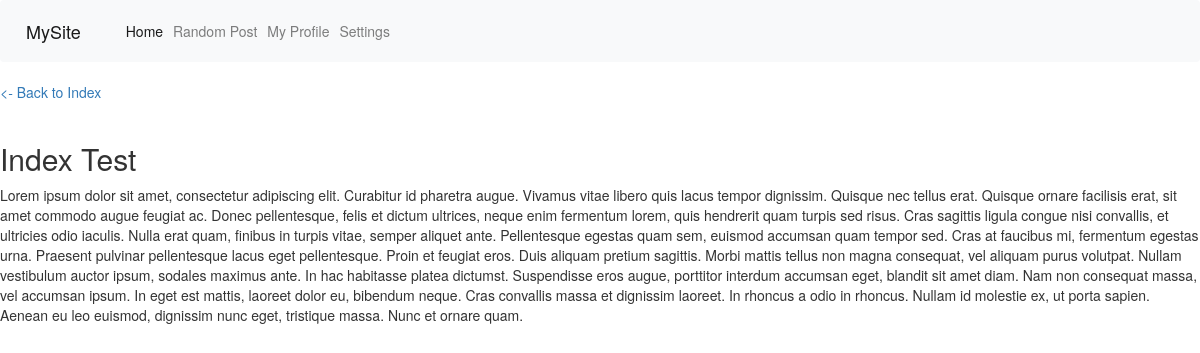
Page /post/index-test on the committed database.
### blog/models.py (models this page shows, shortened)
class Post(models.Model):
    title = models.CharField(max_length=255)
    slug = models.SlugField(max_length=255, unique=True)
    summary = models.CharField(max_length=300)
    content = models.TextField()
    published = models.BooleanField(default=True)
    created = models.DateTimeField(auto_now_add=True)
    image = models.ImageField(upload_to='img')
    class Meta:
        ordering = ['-created']

### blog/views.py (the view)
# urls.py: url(r'post/(.*)$', blog_views.post),
def post(request, slug):
    print(slug)
    return render_to_response('post.html', {
        'post': get_object_or_404(Post, slug=slug)
    })

### blog/templates/post.html (shortened to what this page needs)
{% extends 'base.html' %}
{% block content %}
<a href="/"><- Back to Index</a><br /><br />
<h2>{{ post.title }}</h2>
<div>
    {{ post.content }}
</div>
{% endblock %}

### rows in the picture
Post: title "Index Test", content "Lorem ipsum dolor sit amet, consectetur adipiscing elit. Curabitur id pharetra augue. Vivamus vitae libero quis lacus tempor dignissim. Quisque nec tellus erat. Quisque ornare facilisis erat, sit amet commodo augue feugiat ac. Donec pellentesque, felis et dictum ultrices, neque enim fermentum lorem, quis hendrerit quam turpis sed risus. Cras sagittis ligula congue nisi convallis, et ultricies odio iaculis. Nulla erat quam, finibus in turpis vitae, semper aliquet ante. Pellentesque egestas quam sem, euismod accumsan quam tempor sed. Cras at faucibus mi, fermentum egestas urna. Praesent pulvinar pellentesque lacus eget pellentesque. Proin et feugiat eros. Duis aliquam pretium sagittis. Morbi…"
